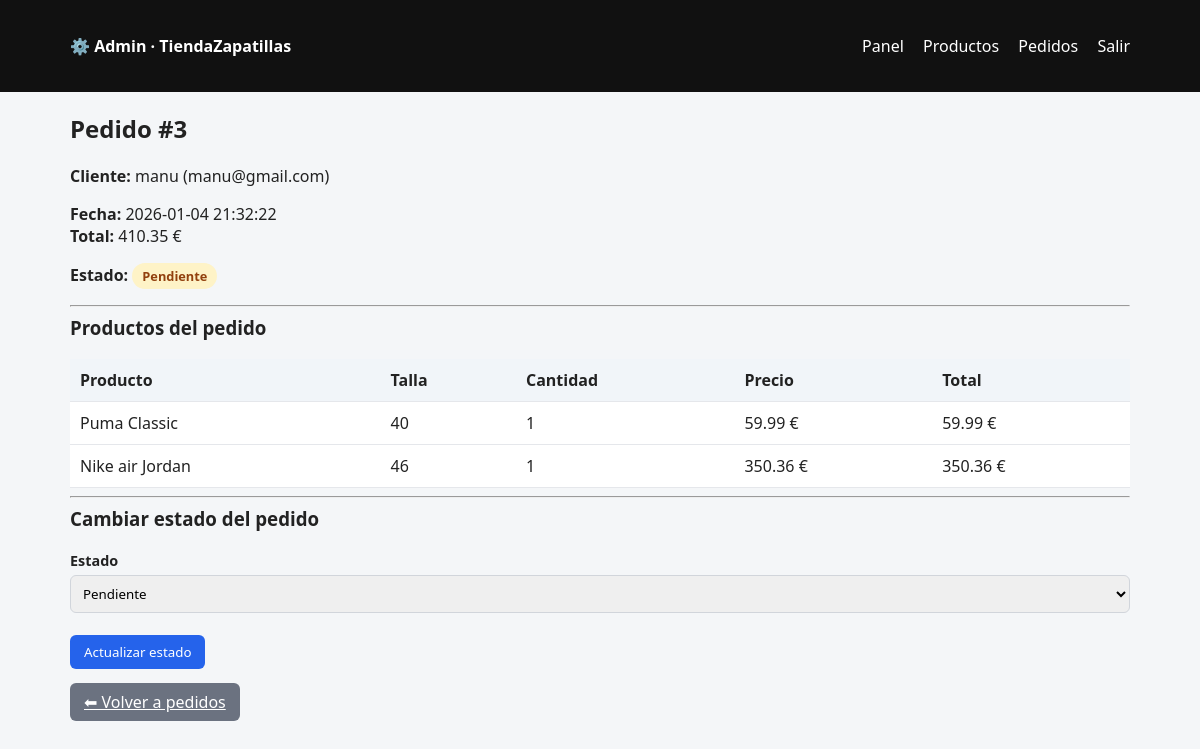
/pages/admin/pedido_ver.php?id=3 (signed in), run on the app's committed database.
### tables this page shows
CREATE TABLE `pedidos` (
  `id` int(11) NOT NULL,
  `usuario_id` int(11) NOT NULL,
  `fecha` datetime DEFAULT current_timestamp(),
  `total` decimal(10,2) NOT NULL,
  `estado` varchar(20) DEFAULT 'pendiente'
);

CREATE TABLE `usuarios` (
  `id` int(11) NOT NULL,
  `nombre` varchar(100) DEFAULT NULL,
  `email` varchar(100) DEFAULT NULL,
  `password` varchar(255) DEFAULT NULL,
  `fechaRegistro` datetime DEFAULT NULL,
  `rol` varchar(20) DEFAULT 'usuario'
);

CREATE TABLE `pedido_detalle` (
  `id` int(11) NOT NULL,
  `pedido_id` int(11) NOT NULL,
  `producto_id` int(11) NOT NULL,
  `talla` varchar(10) DEFAULT NULL,
  `cantidad` int(11) NOT NULL,
  `precio` decimal(10,2) NOT NULL
);

CREATE TABLE `productos` (
  `id` int(11) NOT NULL,
  `nombre` varchar(150) DEFAULT NULL,
  `descripcion` text DEFAULT NULL,
  `precio` decimal(10,2) DEFAULT NULL,
  `imagen` varchar(200) DEFAULT NULL
);

### pages/admin/pedido_ver.php (the view, shortened to what this page needs)
<?php
require_once "../../includes/conexion.php";
$id = $_GET['id'] ?? null;
$qPedido = $conexion->prepare("
    SELECT p.id, p.fecha, p.total, p.estado, u.nombre, u.email
    FROM pedidos p
    JOIN usuarios u ON u.id = p.usuario_id
    WHERE p.id = ?
");
$qPedido->bind_param("i", $id);
$qPedido->execute();
$pedido = $qPedido->get_result()->fetch_assoc();
$qDetalle = $conexion->prepare("
    SELECT d.cantidad, d.talla, d.precio, pr.nombre
    FROM pedido_detalle d
    JOIN productos pr ON pr.id = d.producto_id
    WHERE d.pedido_id = ?
");
$qDetalle->bind_param("i", $id);
$qDetalle->execute();
$detalles = $qDetalle->get_result();
?>
<!DOCTYPE html>
<html lang="es">
<head>
    <link rel="stylesheet" href="../../assets/css/style.css">
</head>
<body>
<?php require_once "../../includes/admin_header.php"; ?>
<div class="container">
    <h2>Pedido #<?= (int)$pedido['id'] ?></h2>
    <p>
        <strong>Cliente:</strong>
        <?= htmlspecialchars($pedido['nombre']) ?> (<?= htmlspecialchars($pedido['email']) ?>)
    </p>
    <p>
        <strong>Fecha:</strong> <?= htmlspecialchars($pedido['fecha']) ?><br>
        <strong>Total:</strong> <?= number_format((float)$pedido['total'], 2) ?> €
    </p>
    <p>
        <strong>Estado:</strong>
        <span class="badge badge-<?= $pedido['estado'] ?>">
            <?= htmlspecialchars(ucfirst($pedido['estado'])) ?>
        </span>
    </p>
    <hr>
    <h3>Productos del pedido</h3>
    <table>
        <tr>
            <th>Producto</th>
            <th>Talla</th>
            <th>Cantidad</th>
            <th>Precio</th>
            <th>Total</th>
        </tr>
        <?php while ($d = $detalles->fetch_assoc()): ?>
        <tr>
            <td><?= htmlspecialchars($d['nombre']) ?></td>
            <td><?= htmlspecialchars($d['talla']) ?></td>
            <td><?= (int)$d['cantidad'] ?></td>
            <td><?= number_format((float)$d['precio'], 2) ?> €</td>
            <td><?= number_format($d['cantidad'] * $d['precio'], 2) ?> €</td>
        </tr>
        <?php endwhile; ?>
    </table>
    <hr>
    <h3>Cambiar estado del pedido</h3>
    <form action="pedidos_estado.php" method="POST">
        <label>Estado</label>
        <select name="estado">
            <option value="pendiente" <?= $pedido['estado']=='pendiente'?'selected':'' ?>>Pendiente</option>
        </select>
        <br><br>
        <button class="btn" type="submit">Actualizar estado</button>
    </form>
    <br>
    <a class="btn btn-secondary" href="pedidos.php">⬅ Volver a pedidos</a>
</div>
</body>
</html>

### assets/css/style.css (style rules this page uses)
* { box-sizing: border-box; font-family: system-ui, -apple-system, BlinkMacSystemFont; }
body { margin: 0; background: #f4f6f8; color: #222; }
.container { max-width: 1100px; margin: auto; padding: 20px; }
.btn { padding: 8px 14px; border-radius: 6px; border: none; background: #2563eb; color: white; cursor: pointer; }
.btn-secondary { background: #6b7280; }
table { width: 100%; border-collapse: collapse; background: white; }
th, td { padding: 10px; border-bottom: 1px solid #e5e7eb; }
th { background: #f1f5f9; text-align: left; }
h1, h2, h3 { margin-top: 0; }
h2 { margin-bottom: 20px; }
input, select, textarea { width: 100%; padding: 8px; border-radius: 6px; border: 1px solid #d1d5db; margin-top: 4px; }
label { font-weight: 600; font-size: 0.9rem; }
a { color: #2563eb; }
.badge { display: inline-block; padding: 4px 10px; border-radius: 999px; font-size: 0.8rem; font-weight: 600; }
.badge-pendiente { background: #fef3c7; color: #92400e; }

### data on the page
pedidos: id "3", usuario.nombre "manu", usuario.email "manu@gmail.com", fecha "2026-01-04 21:32:22", total "410.35", estado "Pendiente"
pedido_detalle: producto.nombre "Puma Classic", talla "40", cantidad "1", precio "59.99", $d['cantidad']*$d['precio'] "59.99"
pedido_detalle: producto.nombre "Nike air Jordan", talla "46", cantidad "1", precio "350.36", $d['cantidad']*$d['precio'] "350.36"
